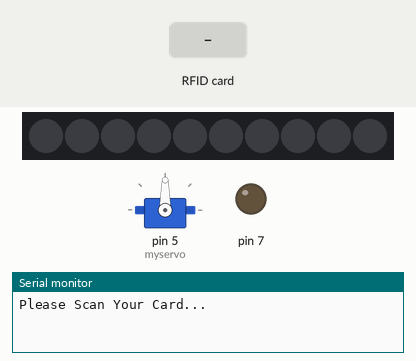
A sketch run on a simulated Arduino Uno, built with avr-gcc and run on an emulated ATmega328P. Parts: servo, 10 RGB LEDs in strip order, left to right, output pins drawn as LEDs (lit = HIGH), the last lines printed to the serial monitor. Dashed ring = blinking. The inputs (shaded band) are chosen by the test bench. The strip is taken to match the declared colour order; pins used as bus, display or sensor lines are not drawn.

Above: at 1.5 s.
1.6 s: RFID card 86 AB 84 A5 held to the reader
At 2.37 s:
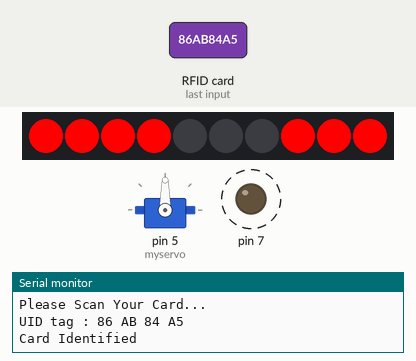
At 6.4 s:
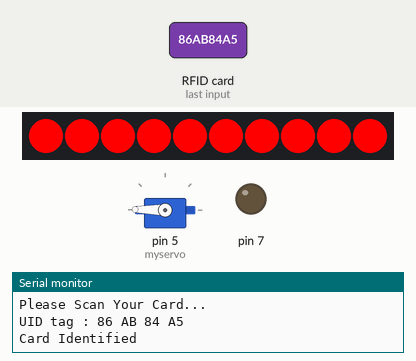
6.9 s: RFID card 5E 7A 19 C4 held to the reader
At 13.9 s:
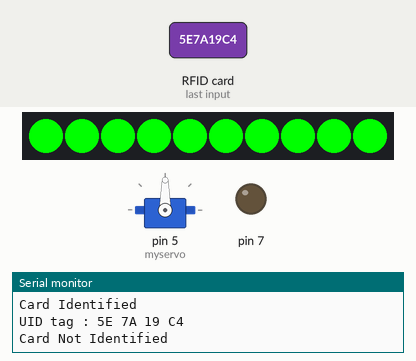
Timing chart, 0 to 15.4 s (numbered marks = the images above; inputs shaded):
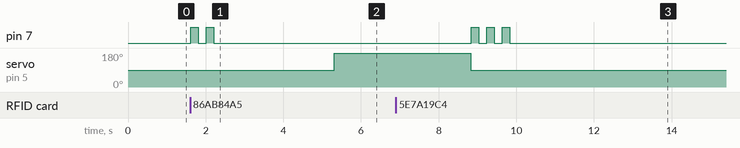

The sketch:

cyclops.ino
```cpp
#include <Adafruit_NeoPixel.h>
#include <SPI.h>
#include <MFRC522.h>
#include <Servo.h>


#define RINGPIN 6

#define SS_PIN 10
#define RST_PIN 9


Servo myservo;  // create servo object to control a servo
// twelve servo objects can be created on most boards

int pos = 0;    // variable to store the servo position
MFRC522 mfrc522(SS_PIN, RST_PIN);


uint8_t NUMPIXELS = 10;      // total number of LED's in the ring display
int ot = 1;
Adafruit_NeoPixel strip = Adafruit_NeoPixel(NUMPIXELS, RINGPIN, NEO_RGB + NEO_KHZ800);  // an instance for the LED ring display

void setup() {
  // put your setup code here, to run once:
  myservo.attach(5);
  strip.begin();
  pinMode(7, OUTPUT);
  Serial.begin(9600);
  SPI.begin();      // Initiate  SPI bus
  mfrc522.PCD_Init();   // Initiate MFRC522
  Serial.println("Please Scan Your Card...");
  Serial.println();
  clearled();
  //servocheck();
  myservo.write(90);
}


void loop() {

  if ( ! mfrc522.PICC_IsNewCardPresent())
  {
    return;
  }
  // Select one of the cards
  if ( ! mfrc522.PICC_ReadCardSerial())
  {
    return;
  }
  //Show UID on serial monitor
  Serial.print("UID tag :");
  String content= "";
  byte letter;
  for (byte i = 0; i < mfrc522.uid.size; i++)
  {
     Serial.print(mfrc522.uid.uidByte[i] < 0x10 ? " 0" : " ");
     Serial.print(mfrc522.uid.uidByte[i], HEX);
     content.concat(String(mfrc522.uid.uidByte[i] < 0x10 ? " 0" : " "));
     content.concat(String(mfrc522.uid.uidByte[i], HEX));
  }
  Serial.println();
  content.toUpperCase();
  if (content.substring(1) == "86 AB 84 A5") //change here the UID of the card/cards that you want to give access
  {
    Serial.println("Card Identified");
    digitalWrite(7, HIGH);
    delay(200);
    digitalWrite(7, LOW);
    delay(200);
    digitalWrite(7, HIGH);
    delay(200);
    digitalWrite(7, LOW);
    Serial.println();
    granted();

    myservo.write(179);
    for (int i = 0; i < (NUMPIXELS / 2) + 1; i++) {
      strip.setPixelColor(i, strip.Color(255, 0, 0));
      strip.setPixelColor(NUMPIXELS - i, strip.Color(255, 0, 0));
      strip.show();
      delay(35);
    }
    delay(3000);


    for (int i = 0; i < (NUMPIXELS / 2) + 1; i++) {
      strip.setPixelColor(i, strip.Color(0, 0, 0));
      strip.setPixelColor(NUMPIXELS - i, strip.Color(0, 0, 0));
      strip.show();
      delay(50);
    }
    myservo.write(90);

  }

  else   {
   Serial.println("Card Not Identified");
   digitalWrite(7, HIGH);
   delay(200);
   digitalWrite(7, LOW);
   delay(200);
   digitalWrite(7, HIGH);
   delay(200);
   digitalWrite(7, LOW);
   delay(200);
   digitalWrite(7, HIGH);
   delay(200);
   digitalWrite(7, LOW);
   denied();
   delay(2000);
  }


}
void granted(){
  for(int m=0;m<=2;m++){
 for (int i = 0; i < (NUMPIXELS / 2) + 1; i++) {
    strip.setPixelColor(i, strip.Color(255, 0, 0));
    strip.setPixelColor(NUMPIXELS - i, strip.Color(255, 0, 0));
    strip.show();
    delay(35);
  }
for (int i = 0; i < (NUMPIXELS / 2) + 1; i++) {
    strip.setPixelColor(i, strip.Color(0, 0, 0));
    strip.setPixelColor(NUMPIXELS - i, strip.Color(0, 0, 0));
    strip.show();
    delay(50);
  }
   for (int i = NUMPIXELS / 2; i >= 0; i--) {
    //for (int i = 0; i < (NUMPIXELS / 2) + 1; i++) {
    strip.setPixelColor(i, strip.Color(255, 0, 0));
    strip.setPixelColor(NUMPIXELS - i, strip.Color(255, 0, 0));
    strip.show();
    delay(35);
  }
for (int i = NUMPIXELS / 2 ; i >= 0; i--) {
    //for (int i = 0; i < (NUMPIXELS / 2) + 1; i++) {
    strip.setPixelColor(i, strip.Color(0, 0, 0));
    strip.setPixelColor(NUMPIXELS - i, strip.Color(0, 0, 0));
    strip.show();
    delay(50);
  }
  }


  }

void denied(){
  for(int m=0;m<=2;m++){
 for (int i = 0; i < (NUMPIXELS / 2) + 1; i++) {
    strip.setPixelColor(i, strip.Color(0, 255, 0));
    strip.setPixelColor(NUMPIXELS - i, strip.Color(0, 255, 0));
    strip.show();
    delay(35);
  }
for (int i = 0; i < (NUMPIXELS / 2) + 1; i++) {
    strip.setPixelColor(i, strip.Color(0, 0, 0));
    strip.setPixelColor(NUMPIXELS - i, strip.Color(0, 0, 0));
    strip.show();
    delay(50);
  }
   for (int i = NUMPIXELS / 2; i >= 0; i--) {
    //for (int i = 0; i < (NUMPIXELS / 2) + 1; i++) {
    strip.setPixelColor(i, strip.Color(0, 255, 0));
    strip.setPixelColor(NUMPIXELS - i, strip.Color(0, 255, 0));
    strip.show();
    delay(35);
  }
for (int i = NUMPIXELS / 2 ; i >= 0; i--) {
    //for (int i = 0; i < (NUMPIXELS / 2) + 1; i++) {
    strip.setPixelColor(i, strip.Color(0, 0, 0));
    strip.setPixelColor(NUMPIXELS - i, strip.Color(0, 0, 0));
    strip.show();
    delay(50);
  }
  }
  for (int i = 0; i < (NUMPIXELS / 2) + 1; i++) {
    strip.setPixelColor(i, strip.Color(0, 255, 0));
    strip.setPixelColor(NUMPIXELS - i, strip.Color(0, 255, 0));
    strip.show();
    delay(35);
  }
  delay(1000);
for (int i = 0; i < (NUMPIXELS / 2) + 1; i++) {
    strip.setPixelColor(i, strip.Color(0, 0, 0));
    strip.setPixelColor(NUMPIXELS - i, strip.Color(0, 0, 0));
    strip.show();
    delay(50);
  }

  }
void clearled()
{
  for (int i = 0; i < (NUMPIXELS / 2) + 1; i++) {
    strip.setPixelColor(i, strip.Color(0, 0, 0));
    strip.setPixelColor(NUMPIXELS - i, strip.Color(0, 0, 0));
    strip.show();
    delay(50);
  }
  }
```

Measured:
- after the input at 1.6 s, pin 7: alternates HIGH for 0.20 s and LOW for 0.20 s, 4 changes in all, then stays LOW, starting at once; servo on pin 5 (myservo): 90° → 179° after 3.7 s; the LEDs: change after 0.72 s (image 1)
- after the input at 6.9 s, pin 7: alternates HIGH for 0.20 s and LOW for 0.20 s, 6 changes in all, then stays LOW, starting after 1.9 s; the LEDs: first differ from a run without the input after 3.0 s (image 3 shows a later state)
- what the display in image 3 shows lasts 1.0 s, from 13.2 s to 14.2 s
